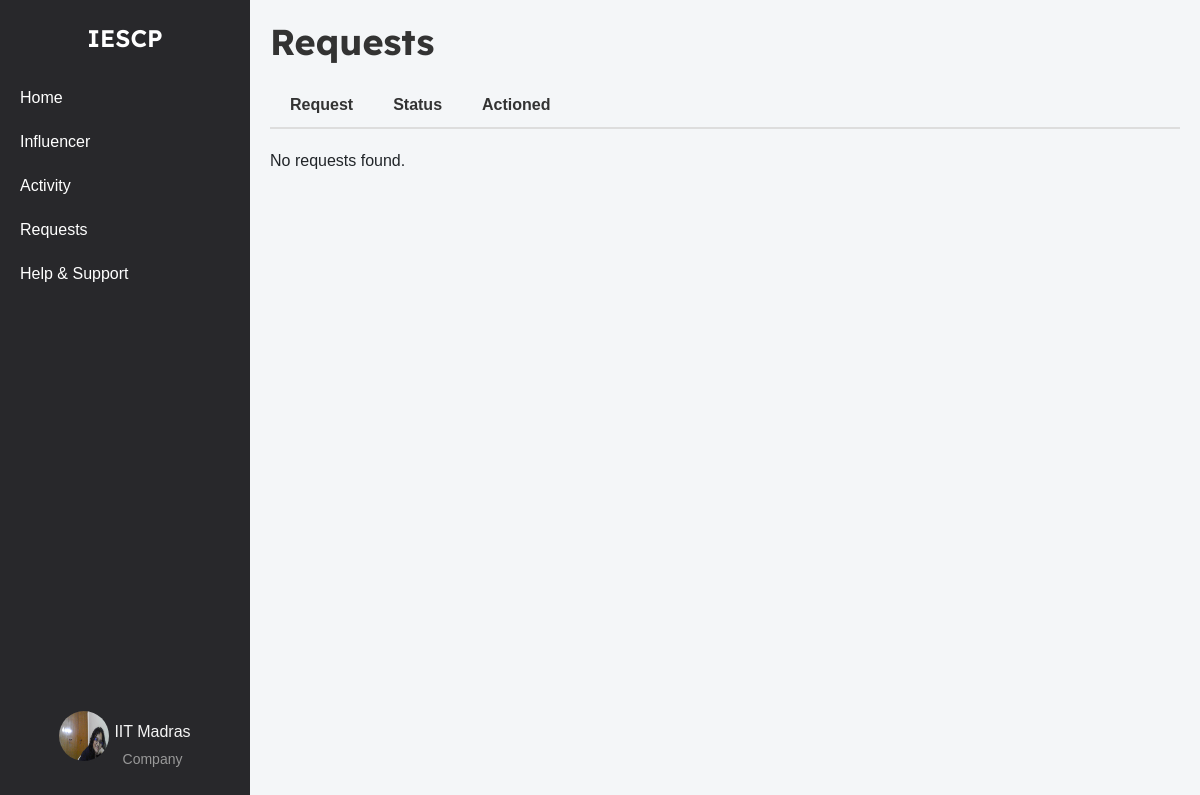
/company/requests (signed in), run on an earlier commit of the app's database.
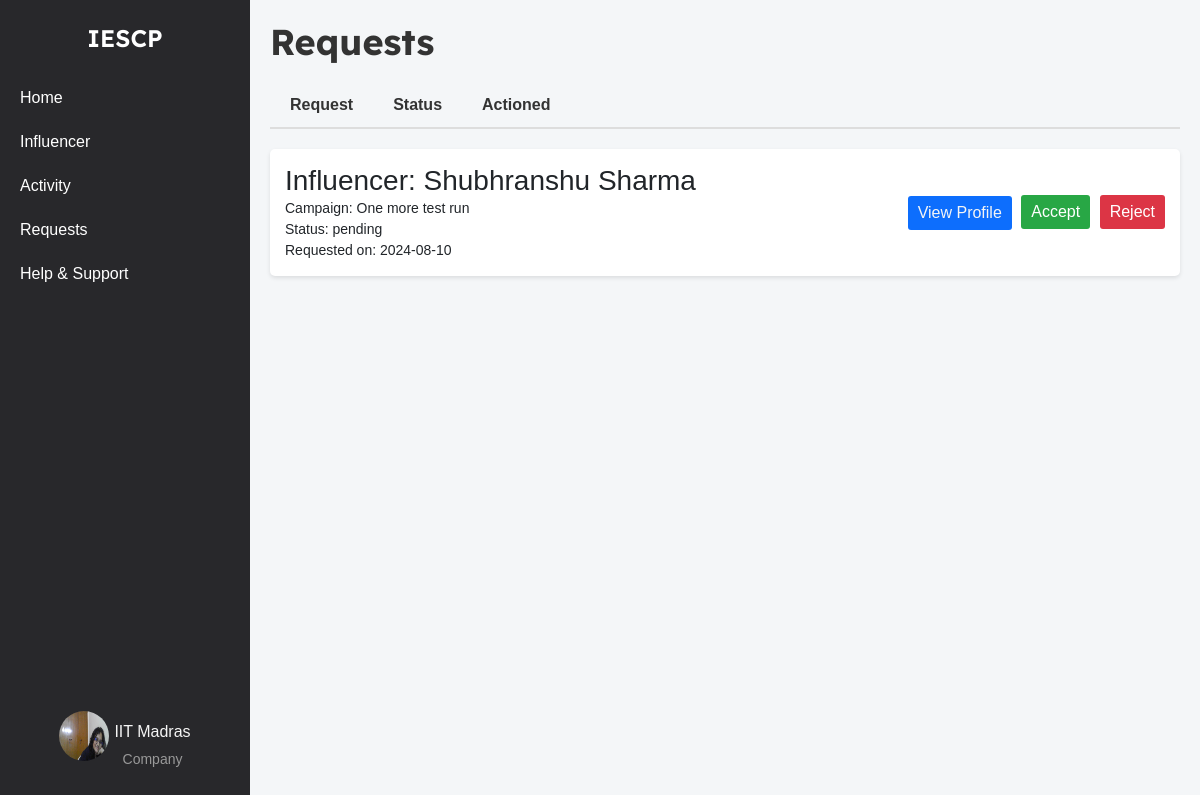
And on a later commit of the database.
### models.py (models this page shows, shortened)
class InterestedCampaigns(db.Model):
    __tablename__ = 'interested_campaigns'
    id = db.Column(db.Integer, primary_key=True)
    influencer_id = db.Column(
        db.Integer,
        db.ForeignKey('influencers.id', name='fk_influencer_id'),
        nullable=False
    )
    campaign_id = db.Column(
        db.Integer,
        db.ForeignKey('campaign.id', name='fk_campaign_id'),
        nullable=False
    )
    company_id = db.Column(
        db.Integer,
        db.ForeignKey('company.id', name='fk_company_id'),
        nullable=False
    )
    expressed_at = db.Column(db.DateTime, nullable=False, default=datetime.utcnow)
    status = db.Column(db.String(50), nullable=False, default='pending')
    influencer = db.relationship('Influencer', backref=db.backref('interested_campaigns', lazy=True))
    campaign = db.relationship('Campaign', backref=db.backref('interested_influencers', lazy=True))
    company = db.relationship('Company', backref=db.backref('company_interests', lazy=True))

class Influencer(db.Model):
    __tablename__ = 'influencers'
    id = db.Column(db.Integer, primary_key=True)
    name = db.Column(db.String(255), nullable=False)
    username = db.Column(db.String(255), unique=True, nullable=False)
    email = db.Column(db.String(255), unique=True, nullable=False)
    password_hash = db.Column(db.String(255), nullable=False)
    category = db.Column(db.String(255), nullable=False)
    interest = db.Column(db.String(255), nullable=False)
    reach = db.Column(db.Integer, nullable=False)
    social_media_links = db.Column(db.String(255), nullable=False)
    bio = db.Column(db.String(255), nullable=False)
    profile_picture = db.Column(db.String(255), nullable=False)
    campaigns = db.relationship('Campaign', secondary=influencer_campaign_association, back_populates='influencers')

class Campaign(db.Model):
    __tablename__ = 'campaign'
    id = db.Column(db.Integer, primary_key=True)
    title = db.Column(db.String(200), nullable=False)
    description = db.Column(db.Text, nullable=False)
    budget = db.Column(db.Float, nullable=False)
    start_date = db.Column(db.Date, nullable=False)
    end_date = db.Column(db.Date, nullable=False)
    company_id = db.Column(db.Integer, db.ForeignKey('company.id'), nullable=False)
    status = db.Column(db.String(50), nullable=False, default='pending')
    category = db.Column(db.String(255), nullable=False)
    created_at = db.Column(db.DateTime, nullable=False, default=datetime.utcnow)
    visibility = db.Column(db.String(50), nullable=False, default='public')
    influencers = db.relationship('Influencer', secondary=influencer_campaign_association, back_populates='campaigns')

### company_routes.py (the view)
@app.route('/company/requests')
@company_auth_required
def company_requests():
    user = Company.query.get(session['company_id'])
    requests = db.session.query(InterestedCampaigns).join(Campaign).filter(Campaign.company_id == user.id).all()
    pending_requests = [req for req in requests if req.status == 'pending']
    accepted_requests = [req for req in requests if req.status == 'accepted']
    rejected_requests = [req for req in requests if req.status == 'rejected']
    return render_template('company_requests.html', user=user,
                           pending_requests=pending_requests,
                           accepted_requests=accepted_requests,
                           rejected_requests=rejected_requests)

### company_routes.py (called while the page is built)
def company_auth_required(func):
    @wraps(func)
    def func3(*args, **kwargs):
        if 'company_id' in session:
            return func(*args, **kwargs)
        else:
            flash("Please login first")
            return redirect(url_for('company_login'))
    return func3

### templates/company_requests.html (shortened to what this page needs)
{% extends 'layout.html' %}
{% block content %}
<div class="container-box">
    <div class="sidebar">
        <div class="logo">IESCP</div>
        <ul>
            <li><a href="{{url_for('company_home')}}">Home</a></li>
            <li><a href="{{url_for('influencer_search')}}">Influencer</a></li>
            <li><a href="{{url_for('company_activity')}}">Activity</a></li>
            <li><a href="{{url_for('company_requests')}}">Requests</a></li>
            <li><a href="#">Help & Support</a></li>
        </ul>
        <div class="profile">
            <a href="{{ url_for('company_dashboard') }}">
                <img src="{{ url_for('static', filename='profile_upload/company/' + user.username + '/' + user.logo) }}" alt="Profile Picture">
                <div class="profile-name-category">
                    <span class="company_name">{{ user.company_name }}</span>
                    <span class="category">Company</span>
                </div>
            </a>
        </div>
    </div>
    <div class="main-content">
        <h1>Requests</h1>
        <div class="tabs">
            <a href="{{url_for('company_requests')}}" class="tab {% if request.endpoint == 'company_requests' and 'pending' in request.args.values() %}active{% endif %}">Request</a>
            <a href="{{url_for('company_request_status')}}" class="tab {% if request.endpoint == 'company_request_status' %}active{% endif %}">Status</a>
            <a href="{{url_for('company_actioned')}}" class="tab {% if request.endpoint == 'company_actioned' %}active{% endif %}">Actioned</a>
        </div>
        <div id="tab-content">
            <div id="request-tab-content">
                <div class="request-list">
                    {% if pending_requests %}
                        {% for request in pending_requests %}
                            <div class="request-item">
                                <div>
                                    <h3>Influencer: {{ request.influencer.name }}</h3>
                                    <p>Campaign: {{ request.campaign.title }}</p>
                                    <p>Status: {{ request.status }}</p>
                                    <p>Requested on: {{ request.expressed_at.strftime('%Y-%m-%d') }}</p>
                                </div>
                                <div>
                                    <button class="btn btn-primary"><a href="{{request.influencer.social_media_links}}" target="_blank">View Profile</a></button>
                                    <form action="{{ url_for('accept_request', request_id=request.id) }}" method="post" style="display:inline;">
                                        <button type="submit" class="accept-button">Accept</button>
                                    </form>
                                    <form action="{{ url_for('reject_request', request_id=request.id) }}" method="post" style="display:inline;">
                                        <button type="submit" class="reject-button">Reject</button>
                                    </form>
                                </div>
                            </div>
                        {% endfor %}
                    {% else %}
                        <p>No requests found.</p>
                    {% endif %}
                </div>
            </div>
        </div>
    </div>
</div>
{% endblock %}

What changed in the data, as far as the page shows it:
added InterestedCampaigns: influencer.name "Shubhranshu Sharma", campaign "One more test run", status "pending", expressed_at "2024-08-10"
Also different on the page:
text no longer shown: "No requests found."
